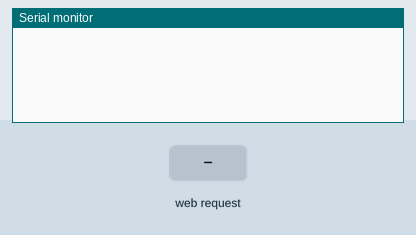
Simulated run of this sketch. Board: ESP8266 (NodeMCU). On the bench: the last lines printed to the serial monitor. Inputs (shaded band) come from the test bench.

Above: at 1.2 s.
1.3 s: HTTP request GET /Forward received
At 1.7 s:
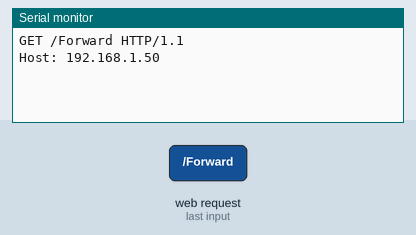
2.8 s: HTTP request GET /Stop received
At 4.0 s:
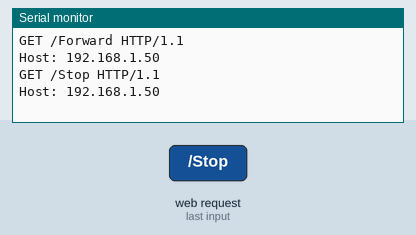
4.3 s: HTTP request GET /Left received
At 5.2 s:
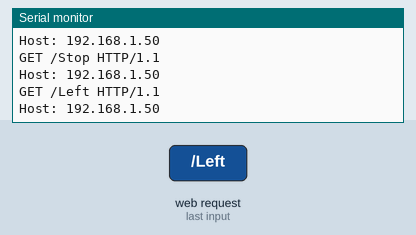
5.8 s: HTTP request GET /Right received
At 6.3 s:
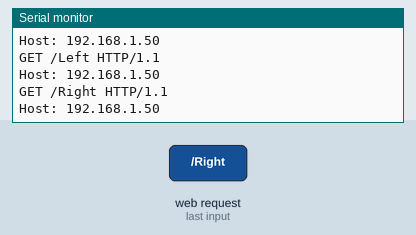
7.3 s: HTTP request GET /Backwards received
At 8.5 s:
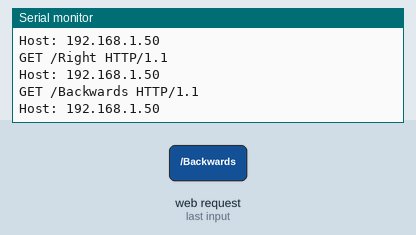
8.8 s: HTTP request GET /Changemode received
At 9.8 s:
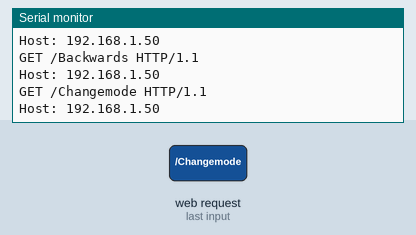

The sketch:

auto_remote.ino
```cpp
#include "Arduino.h"
#include <ESP8266WiFi.h>


// Variabelen
const char* ssid = "autobots9000";
const char* passwd = "peepoopeepoo9000";
WiFiServer server(80);
String header;
unsigned long currentTime = millis();
unsigned long previousTime = 0;
const long timeoutTime = 2000;

bool autonoom = 1;

void setup() {
    Serial.begin(9600);
    WiFi.softAP(ssid, passwd);
    server.begin();
}


void loop(){
  WiFiClient client = server.available();
  if (client) {
    String currentLine = "";
    currentTime = millis();
    previousTime = currentTime;
    while (client.connected() && currentTime - previousTime <= timeoutTime) {
      currentTime = millis();
      if (client.available()) {
        char c = client.read();
        Serial.write(c);
        header += c;
        if (c == '\n') {
          if (currentLine.length() == 0) {
            if (header.indexOf("GET /Forward") >= 0) {
            //   Drive(1);
                Serial.println("");
            }
            if (header.indexOf("GET /Stop") >= 0) {
            //   Drive(0);
                Serial.println("");
            }
            if (header.indexOf("GET /Left") >= 0) {
            //   Drive(3);
                Serial.println("");
            }
            if (header.indexOf("GET /Right") >= 0) {
            //   Drive(4);
                Serial.println("");
            }
            if (header.indexOf("GET /Backwards") >= 0) {
            //   Drive(2);
                Serial.println("");
            }
            if (header.indexOf("GET /Changemode") >= 0) {
              if (autonoom){
                autonoom = 0;
                // Drive(1);
                Serial.println("");
              }
              else{
                autonoom = 1;
                // Drive(0);
                Serial.println("");
              }
            }

            // Web Page
            client.println("<!DOCTYPE html><html>");
            client.println("<head><meta name=\"viewport\" content=\"width=device-width, initial-scale=1\">");
            client.println("<link rel=\"icon\" href=\"data:,\">");
            client.println("<link rel=stylesheet href=\"css.css\">");
            client.println("<style>html { font-family: Helvetica; display: inline-block; margin: 0px auto; text-align: center;}");
            client.println(".knopGroen { background-color: #71e300; border: none; color: white; padding: 16px 40px;");
            client.println("text-decoration: none; font-size: 30px; margin: 2px; cursor: pointer;}");
            client.println(".knopRed { background-color: #e30000; border: none; color: white; padding: 16px 40px;");
            client.println("text-decoration: none; font-size: 30px; margin: 2px; cursor: pointer;}");
            client.println(".knopMiddle { background-color: #970000; border: none; color: white; padding: 16px 40px;");
            client.println("text-decoration: none; font-size: 30px; margin: 2px; cursor: pointer;}");
            client.println(".knopLeft { background-color: #970000; border: none; color: white; padding: 16px 40px;");
            client.println("text-decoration: none; font-size: 30px; margin: 2px; cursor: pointer;}");
            client.println(".knopRight { background-color: #970000; border: none; color: white; padding: 16px 40px;");
            client.println("text-decoration: none; font-size: 30px; margin: 2px; cursor: pointer;}</style></head>");

            client.println("<body><h1> Autobot9000 </h1>");
            if (!autonoom){
              client.println("<h1>Auto Mode</h1>");
            }
            client.println("<b>niger</b>");
            if (autonoom){
              client.println("<p><a href=\"/Forward\"><button class=\"knopMiddle\">^</button></a></p>");
              client.println("<p><a href=\"/Left\"><button class=\"knopLeft\"><</button></a>  <a href=\"/Right\"><button class=\"knopRight\">></button></a></p>");
              client.println("<p><a href=\"/Backwards\"><button class=\"knopMiddle\">v</button></a></p>");

              client.println("<p><a href=\"/Stop\"><button class=\"knopMiddle\">STOP</button></a></p>");
            }
            client.println("<p><a href=\"/Changemode\"><button class=\"knopMiddle\">Change mode</button></a></p>");
            client.println("</body></html>");
            client.println();
            break;
            }
            else {
              currentLine = "";
            }
        }
        else if (c != '\r') {
          currentLine += c;
        }
      }
    }
    header = "";
    client.stop();
  }
}
```

Measured:
- after the input at 1.3 s, the serial monitor: prints a new line at once (image 1)
- after the input at 2.8 s, the serial monitor: prints a new line at once (image 2)
- after the input at 4.3 s, the serial monitor: prints a new line at once (image 3)
- after the input at 5.8 s, the serial monitor: prints a new line at once (image 4)
- after the input at 7.3 s, the serial monitor: prints a new line at once (image 5)
- after the input at 8.8 s, the serial monitor: prints a new line at once (image 6)
